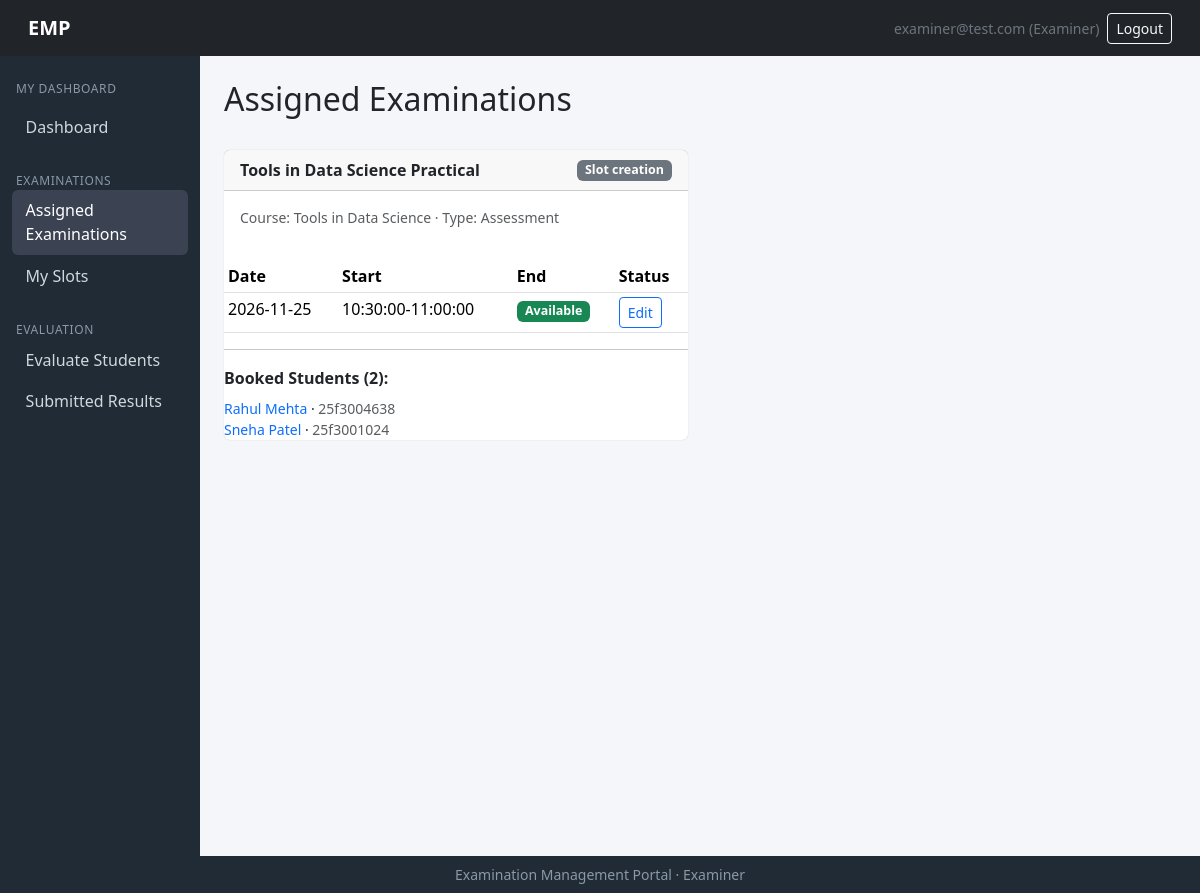
The page /examiner/examinations (signed in) on the database its author committed.
### models/models.py (models this page shows, shortened)
class User(db.Model, UserMixin):
    __tablename__ = "users"
    id = db.Column(db.Integer, primary_key=True)
    email   = db.Column(db.String(120), unique=True, nullable=False, index=True)
    password_hash = db.Column(db.String(256), nullable=False)
    role = db.Column(db.String(20), nullable=False)   # admin | examiner | student
    is_active = db.Column(db.Boolean, default=True)
    created_at= db.Column(db.DateTime, default=datetime.utcnow)
    examiner=db.relationship("Examiner", backref="user", uselist=False)
    student  = db.relationship("Student", backref="user", uselist=False)
    admin  =db.relationship("Admin", backref="user", uselist=False)

class Examination(db.Model):
    __tablename__ = "examinations"
    id   = db.Column(db.Integer, primary_key=True)
    course_id = db.Column(db.Integer, db.ForeignKey("courses.id"), nullable=False)
    name     = db.Column(db.String(150), nullable=False)
    exam_type= db.Column(db.String(30), nullable=False)   # Viva|Practical|Project Demo|Assessment
    duration = db.Column(db.Integer, nullable=False)       # in minutes ig?
    max_marks = db.Column(db.Integer, nullable=False)
    slot_creation_start = db.Column(db.DateTime)
    slot_creation_end=db.Column(db.DateTime)
    slot_booking_start  = db.Column(db.DateTime)
    slot_booking_end  = db.Column(db.DateTime)
    status = db.Column(db.String(20), default="draft")  # draft|slot_creation|booking_open|closed|completed perhaps
    rubrics = db.relationship("Rubric", backref="exam")
    slots  = db.relationship("ExaminationSlot", backref="exam")

class Course(db.Model):
    __tablename__ = "courses"
    id = db.Column(db.Integer, primary_key=True)
    code = db.Column(db.String(30), unique=True, nullable=False)
    name    = db.Column(db.String(150), nullable=False)
    description  = db.Column(db.Text)
    status=   db.Column(db.String(20), default="active")    # active|inactive
    examinations = db.relationship("Examination", backref="course")

class ExaminationSlot(db.Model):
    __tablename__ = "examination_slots"
    id  = db.Column(db.Integer, primary_key=True)
    exam_id  = db.Column(db.Integer, db.ForeignKey("examinations.id"), nullable=False)
    examiner_id=db.Column(db.Integer, db.ForeignKey("examiners.id"), nullable=False)
    date = db.Column(db.Date, nullable=False)
    start_time= db.Column(db.Time, nullable=False)
    end_time       = db.Column(db.Time, nullable=False)
    max_capacity   = db.Column(db.Integer, nullable=False)
    available_seats = db.Column(db.Integer, nullable=False)
    status         = db.Column(db.String(20), default="available")  # available|full|cancelled|completed
    bookings  = db.relationship("Booking", backref="slot")

class Student(db.Model):
    __tablename__ = "students"
    id= db.Column(db.Integer, primary_key=True)
    user_id =db.Column(db.Integer, db.ForeignKey("users.id"), unique=True, nullable=False)
    roll_no = db.Column(db.String(50), unique=True, nullable=False)
    name= db.Column(db.String(120), nullable=False)
    phone=db.Column(db.String(30))
    course_id = db.Column(db.Integer, db.ForeignKey("courses.id"))
    year  =  db.Column(db.String(20))
    status =  db.Column(db.String(20), default="active")       # active|inactive
    course= db.relationship("Course", backref="students")
    bookings=db.relationship("Booking", backref="student")

### routes/examiner_routes.py (the view)
@examiner_bp.route('/examinations')
@login_required
def examinations():
    if current_user.role != 'examiner':
        flash('Access denied.', 'danger')
        return redirect(url_for('auth.login'))
    examiner = get_examiner_or_abort()
    if not examiner:
        flash('Examiner profile not found.', 'danger')
        return redirect(url_for('auth.login'))
    seen = set()
    assigned_exams = []
    for slot in examiner.slots:
        exam = slot.exam
        if exam.id in seen:
            continue
        seen.add(exam.id)
        slots_data = []
        for s in exam.slots:
            if s.examiner_id == examiner.id:
                slots_data.append({
                    'id': s.id,
                    'date': s.date,
                    'start_time': s.start_time,
                    'end_time': s.end_time,
                    'status': s.status.capitalize(),
                })
        bookings_data = []
        for s in exam.slots:
            if s.examiner_id == examiner.id:
                for b in s.bookings:
                    bookings_data.append({
                        'id': b.id,
                        'student_name': b.student.name,
                        'student_id': b.student.roll_no,
                    })
        assigned_exams.append({
            'id': exam.id,
            'name': exam.name,
            'type': exam.exam_type,
            'course_name': exam.course.name if exam.course else '—',
            'status': exam.status.replace('_', ' ').capitalize(),
            'slots': slots_data,
            'bookings': bookings_data,
        })
    return render_template('examiner/examinations.html',
        assigned_exams=assigned_exams,
        examiner_id=examiner.id,
    )

### app.py (called while the page is built)
@login_manager.user_loader
def load_user(user_id):
    return User.query.get(int(user_id))

### routes/examiner_routes.py (called while the page is built)
def get_examiner_or_abort():
    examiner = Examiner.query.filter_by(user_id=current_user.id).first()
    return examiner

### templates/examiner/examinations.html (shortened to what this page needs)
{% extends "examiner/base_examiner.html" %}
{% import "admin/_macros.html" as macros %}
{% import "admin/_status.html" as status %}
{% block content %}
<div class="d-flex justify-content-between align-items-center mb-4">
    <h2>Assigned Examinations</h2>
</div>
<div class="row g-4">
    {% for exam in assigned_exams %}
        <div class="col-md-6">
            <div class="card h-100">
                <div class="card-header d-flex justify-content-between align-items-center">
                    <span class="fw-semibold">{{ exam.name }}</span>
                    {{ status.status_badge(exam.status) }}
                </div>
                <div class="card-body small text-muted">
                    Course: {{ exam.course_name }} &middot; Type: {{ exam.type }}
                </div>
                {% if exam.slots %}
                    <div class="table-responsive mt-3">
                        <table class="table table-sm table-hover mb-0">
                            <thead>
                                <tr>
                                    <th>Date</th>
                                    <th>Start</th>
                                    <th>End</th>
                                    <th>Status</th>
                                </tr>
                            </thead>
                            <tbody>
                                {% for slot in exam.slots %}
                                    <tr>
                                        <td>{{ slot.date }}</td>
                                        <td>{{ slot.start_time }}-{{ slot.end_time }}</td>
                                        <td>{{ status.status_badge(slot.status) }}</td>
                                        <td>
                                            <a class="btn btn-sm btn-outline-primary" href="{{ url_for('examiner.slot_edit', slot_id=slot.id) }}">Edit</a>
                                        </td>
                                    </tr>
                                {% endfor %}
                            </tbody>
                        </table>
                    </div>
                {% endif %}
                {% if exam.bookings|length > 0 %}
                    <hr class="my-3">
                    <p class="mb-2 fw-semibold">Booked Students ({{ exam.bookings|length }}):</p>
                    <ul class="list-unstyled small mb-0">
                        {% for b in exam.bookings %}
                            <li>
                                <a href="{{ url_for('examiner.evaluations') }}"
                                   class="text-decoration-none">{{ b.student_name }}</a>
                                &middot; <span class="text-muted">{{ b.student_id }}</span>
                            </li>
                        {% endfor %}
                    </ul>
                {% endif %}
            </div>
        </div>
    {% else %}
        <div class="col-12">
            <div class="alert alert-info text-center">No examinations assigned to you yet.</div>
        </div>
    {% endfor %}
</div>
{% endblock %}

### templates/base.html (shortened to what this page needs)
<!DOCTYPE html>
<html lang="en">
<head>
    <link href="https://cdn.jsdelivr.net/npm/bootstrap@5.3.3/dist/css/bootstrap.min.css" rel="stylesheet">
</head>
<body class="d-flex flex-column min-vh-100">
<nav class="navbar navbar-dark bg-dark px-3">
    <div class="container-fluid">
        <a class="navbar-brand" href="{{ url_for('auth.home') }}">EMP</a>
        <div class="d-flex align-items-center gap-2">
            {% if current_user.is_authenticated %}
                <span class="text-secondary small d-none d-sm-inline">{{ current_user.email }} ({{ current_user.role|capitalize }})</span>
                <a class="btn btn-outline-light btn-sm" href="{{ url_for('auth.logout') }}">Logout</a>
            {% endif %}
        </div>
    </div>
</nav>
<div class="container-fluid flex-grow-1">
    <div class="row">
        {% block sidebar %}
        <nav class="col-md-2 col-lg-2 sidebar d-none d-md-block py-3">
            {% block nav_links %}{% endblock %}
        </nav>
        {% endblock %}
        <main class="col-md-10 col-lg-10 p-4">
            {% block content %}{% endblock %}
        </main>
    </div>
</div>
<footer class="footer text-center py-2 mt-auto small">
    Examination Management Portal &middot; {{ current_user.role|capitalize if current_user.is_authenticated else '' }}
</footer>
</body>
</html>

### templates/base.html (style rules this page uses)
body { background:#f4f6f9; }
.navbar-brand { font-weight:700; }
.sidebar { background:#212b36; color:#cfd8dc; min-height:100vh; }
.card { border:0; box-shadow:0 0 1px rgba(0,0,0,.25); }
.footer { background:#212b36; color:#8a99a6; }

### rows shown on the page
User: email "examiner@test.com", role "Examiner"
Examination: name "Tools in Data Science Practical", type "Assessment"
Course: course_name "Tools in Data Science"
ExaminationSlot: date "2026-11-25", start_time "10:30:00", end_time "11:00:00"
Student: student_name "Rahul Mehta", student_id "25f3004638"
Student: student_name "Sneha Patel", student_id "25f3001024"

### other values the page prints
{{ status }} "Slot creation" "Available"
{{ exam.bookings|length }} "2"
